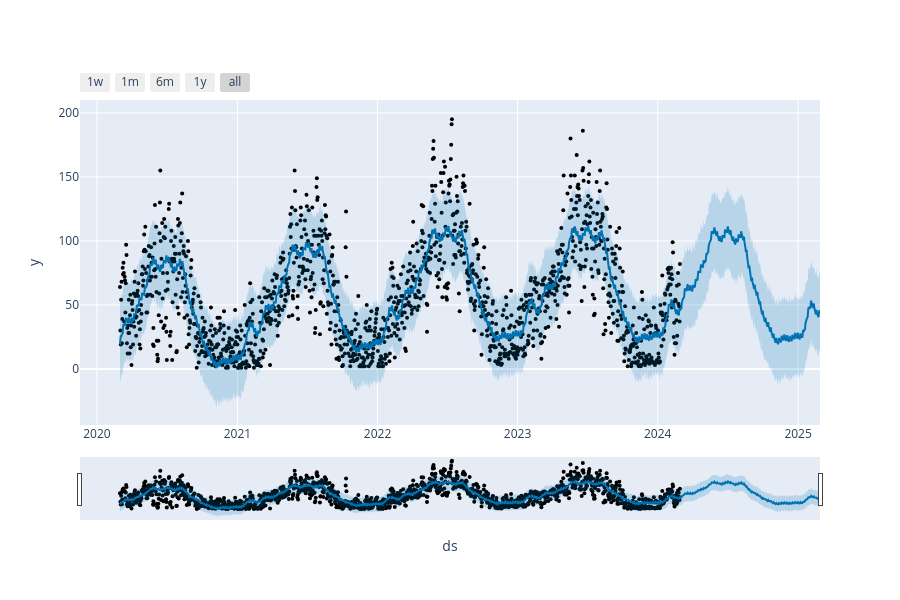

Notebook source saved alongside this figure:
### Code cell
from prophet.plot import plot_plotly

fig = plot_plotly(modelo, previsao)
fig.show()

### Figure 1 — Plotly figure (JSON) as saved in the notebook; plotly's stock layout.template omitted (floating-point values rounded to 4 significant figures; data arrays with more than 128 entries replaced by an {"elided": "..."} marker saying what was removed)
{"data": [{"marker": {"color": "black", "size": 4}, "mode": "markers", "name": "Actual", "type": "scatter", "x": {"elided": "1460 str values"}, "y": {"elided": "1460 float values"}}, {"hoverinfo": "skip", "line": {"width": 0}, "mode": "lines", "type": "scatter", "x": {"elided": "1825 str values"}, "y": {"elided": "1825 float values"}}, {"fill": "tonexty", "fillcolor": "rgba(0, 114, 178, 0.2)", "line": {"color": "#0072B2", "width": 2}, "mode": "lines", "name": "Predicted", "type": "scatter", "x": {"elided": "1825 str values"}, "y": {"elided": "1825 float values"}}, {"fill": "tonexty", "fillcolor": "rgba(0, 114, 178, 0.2)", "hoverinfo": "skip", "line": {"width": 0}, "mode": "lines", "type": "scatter", "x": {"elided": "1825 str values"}, "y": {"elided": "1825 float values"}}], "layout": {"height": 600, "showlegend": false, "width": 900, "xaxis": {"rangeselector": {"buttons": [{"count": 7, "label": "1w", "step": "day", "stepmode": "backward"}, {"count": 1, "label": "1m", "step": "month", "stepmode": "backward"}, {"count": 6, "label": "6m", "step": "month", "stepmode": "backward"}, {"count": 1, "label": "1y", "step": "year", "stepmode": "backward"}, {"step": "all"}]}, "rangeslider": {"visible": true}, "title": {"text": "ds"}, "type": "date"}, "yaxis": {"title": {"text": "y"}}}}
